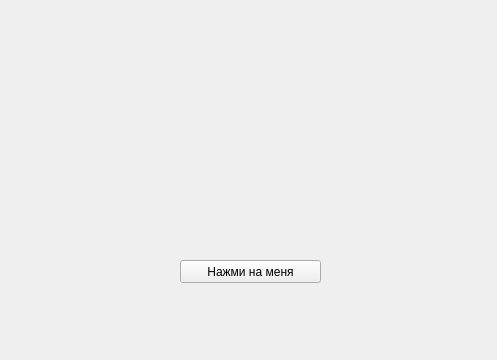
<?xml version="1.0" encoding="UTF-8"?>
<ui version="4.0">
 <class>Form</class>
 <widget class="QWidget" name="Form">
  <property name="geometry">
   <rect>
    <x>0</x>
    <y>0</y>
    <width>497</width>
    <height>360</height>
   </rect>
  </property>
  <property name="windowTitle">
   <string>YellowCircles</string>
  </property>
  <widget class="QPushButton" name="pushButton">
   <property name="geometry">
    <rect>
     <x>180</x>
     <y>260</y>
     <width>141</width>
     <height>23</height>
    </rect>
   </property>
   <property name="text">
    <string>Нажми на меня</string>
   </property>
  </widget>
 </widget>
 <resources/>
 <connections/>
</ui>
